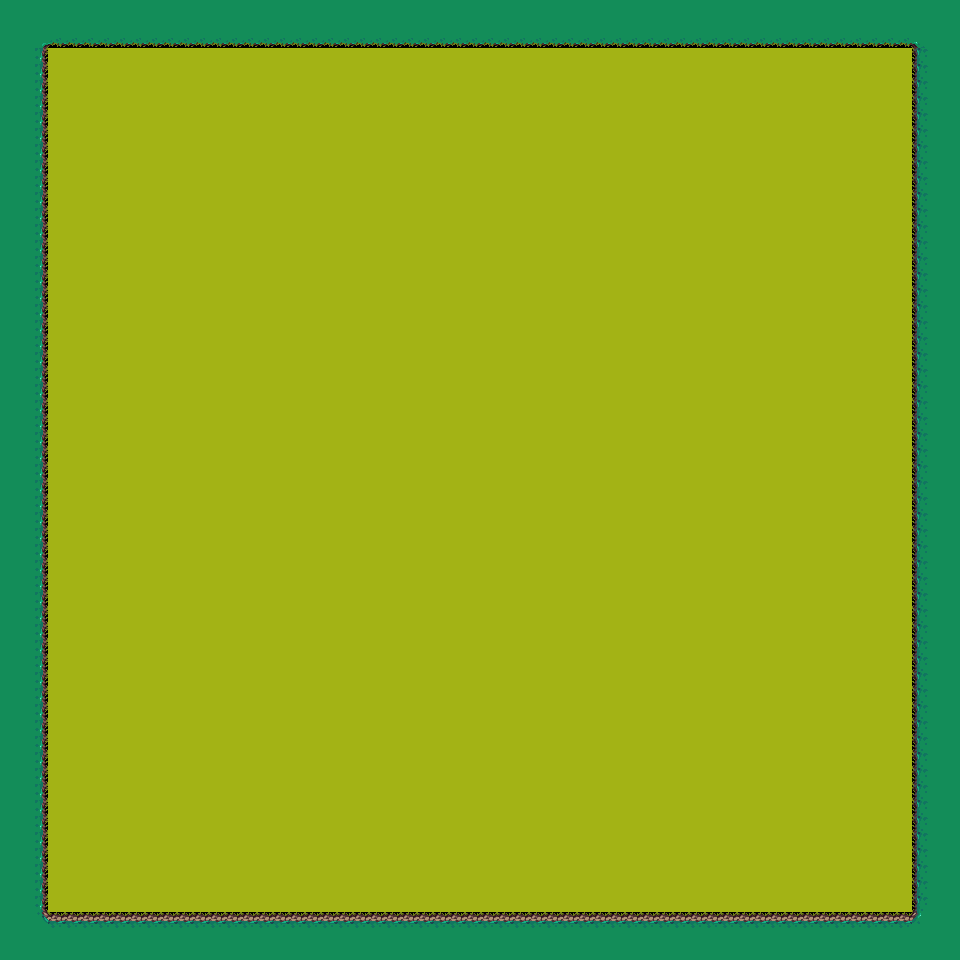

Rendered tile map (Tiled .tmx) drawn with the repository's tilesets; below, a short description and the map source with its tile grids summarised:
An orthogonal 60x60 tile map with 16x16 px tiles, 2 tile layers (grass, water), 2 tilesets.

<map version="1.10" tiledversion="1.10.2" orientation="orthogonal" renderorder="right-down" width="60" height="60" tilewidth="16" tileheight="16" infinite="0" nextlayerid="3" nextobjectid="1">
 <tileset firstgid="1" name="grassTileset" tilewidth="16" tileheight="16" tilecount="80" columns="8">
  <image source="tiles/grassTileset.png" width="128" height="160" />
 </tileset>
 <tileset firstgid="81" name="waterTileset" tilewidth="16" tileheight="16" tilecount="40" columns="8">
  <image source="tiles/waterTileset.png" width="128" height="80" />
  <tile id="0">
   <properties>
    <property name="collider" type="bool" value="true" />
   </properties>
  </tile>
  <tile id="1">
   <properties>
    <property name="collider" type="bool" value="true" />
   </properties>
  </tile>
  <tile id="2">
   <properties>
    <property name="collider" type="bool" value="true" />
   </properties>
  </tile>
  <tile id="3">
   <properties>
    <property name="collider" type="bool" value="true" />
   </properties>
  </tile>
  <tile id="4">
   <properties>
    <property name="collider" type="bool" value="true" />
   </properties>
  </tile>
  <tile id="5">
   <properties>
    <property name="collider" type="bool" value="true" />
   </properties>
  </tile>
  <tile id="6">
   <properties>
    <property name="collider" type="bool" value="true" />
   </properties>
  </tile>
  <tile id="7">
   <properties>
    <property name="collider" type="bool" value="true" />
   </properties>
  </tile>
  <tile id="8">
   <properties>
    <property name="collider" type="bool" value="true" />
   </properties>
  </tile>
  <tile id="9">
   <properties>
    <property name="collider" type="bool" value="true" />
   </properties>
  </tile>
  <tile id="10">
   <properties>
    <property name="collider" type="bool" value="true" />
   </properties>
  </tile>
  <tile id="11">
   <properties>
    <property name="collider" type="bool" value="true" />
   </properties>
  </tile>
  <tile id="12">
   <properties>
    <property name="collider" type="bool" value="true" />
   </properties>
  </tile>
  <tile id="13">
   <properties>
    <property name="collider" type="bool" value="true" />
   </properties>
  </tile>
  <tile id="14">
   <properties>
    <property name="collider" type="bool" value="true" />
   </properties>
  </tile>
  <tile id="15">
   <properties>
    <property name="collider" type="bool" value="true" />
   </properties>
  </tile>
  <tile id="16">
   <properties>
    <property name="collider" type="bool" value="true" />
   </properties>
  </tile>
  <tile id="17">
   <properties>
    <property name="collider" type="bool" value="true" />
   </properties>
  </tile>
  <tile id="18">
   <properties>
    <property name="collider" type="bool" value="true" />
   </properties>
  </tile>
  <tile id="19">
   <properties>
    <property name="collider" type="bool" value="true" />
   </properties>
  </tile>
  <tile id="20">
   <properties>
    <property name="collider" type="bool" value="true" />
   </properties>
  </tile>
  <tile id="21">
   <properties>
    <property name="collider" type="bool" value="true" />
   </properties>
  </tile>
  <tile id="22">
   <properties>
    <property name="collider" type="bool" value="true" />
   </properties>
  </tile>
  <tile id="23">
   <properties>
    <property name="collider" type="bool" value="true" />
   </properties>
  </tile>
  <tile id="24">
   <properties>
    <property name="collider" type="bool" value="true" />
   </properties>
  </tile>
  <tile id="25">
   <properties>
    <property name="collider" type="bool" value="true" />
   </properties>
  </tile>
  <tile id="26">
   <properties>
    <property name="collider" type="bool" value="true" />
   </properties>
  </tile>
  <tile id="27">
   <properties>
    <property name="collider" type="bool" value="true" />
   </properties>
  </tile>
  <tile id="28">
   <properties>
    <property name="collider" type="bool" value="true" />
   </properties>
  </tile>
  <tile id="29">
   <properties>
    <property name="collider" type="bool" value="true" />
   </properties>
  </tile>
  <tile id="30">
   <properties>
    <property name="collider" type="bool" value="true" />
   </properties>
  </tile>
  <tile id="31">
   <properties>
    <property name="collider" type="bool" value="true" />
   </properties>
  </tile>
  <tile id="32">
   <properties>
    <property name="collider" type="bool" value="true" />
   </properties>
  </tile>
  <tile id="33">
   <properties>
    <property name="collider" type="bool" value="true" />
   </properties>
  </tile>
  <tile id="34">
   <properties>
    <property name="collider" type="bool" value="true" />
   </properties>
  </tile>
  <tile id="35">
   <properties>
    <property name="collider" type="bool" value="true" />
   </properties>
  </tile>
  <tile id="36">
   <properties>
    <property name="collider" type="bool" value="true" />
   </properties>
  </tile>
  <tile id="37">
   <properties>
    <property name="collider" type="bool" value="true" />
   </properties>
  </tile>
  <tile id="38">
   <properties>
    <property name="collider" type="bool" value="true" />
   </properties>
  </tile>
  <tile id="39">
   <properties>
    <property name="collider" type="bool" value="true" />
   </properties>
  </tile>
 </tileset>
 <layer id="1" name="grass" width="60" height="60">
  <data>[3600 cells, 2916 non-empty, 1 distinct tile ids]</data>
 </layer>
 <layer id="2" name="water" width="60" height="60">
  <data>[3600 cells, 684 non-empty, 9 distinct tile ids]</data>
 </layer>
</map>
